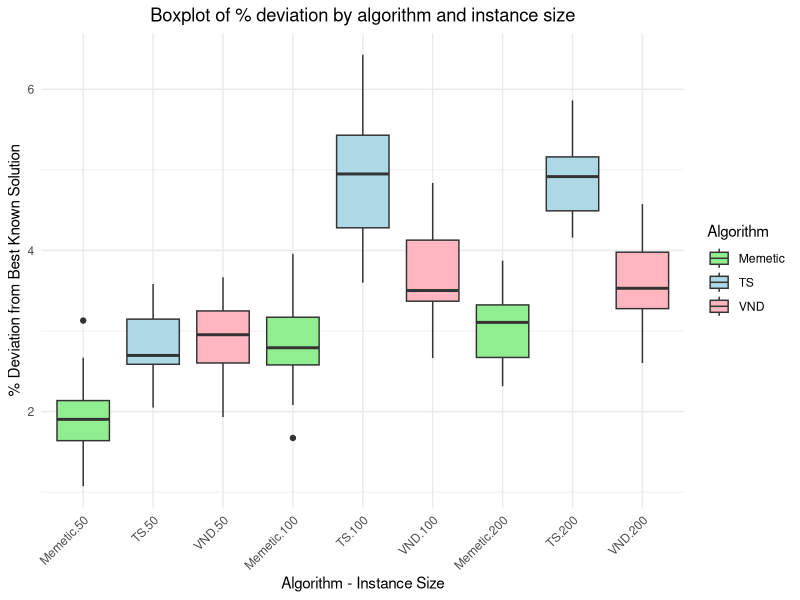

R code for this plot:
library(ggplot2)
setwd("/Users/oscar/code/c/FlowshopSLS/results/tabu/analysis/")

tabu <- read.csv("../../resultsTabu.csv")
memetic <- read.csv("../../resultsMemetic.csv")
vnd <- read.csv("../../resultsVND.csv")
tabu <- tabu[, c("n_jobs", "pct_dev")]
memetic <- memetic[, c("n_jobs", "pct_dev")]
vnd  <- vnd[, c("n_jobs", "pct_dev")]
tabu$Algorithm <- "TS"
vnd$Algorithm <- "VND"
memetic$Algorithm <- "Memetic"



data <- rbind(tabu, vnd, memetic)

ggplot(data, aes(x = interaction(Algorithm, n_jobs), y = pct_dev, fill = Algorithm)) +
  geom_boxplot() +
  labs(
    title = "Boxplot of % deviation by algorithm and instance size",
    x = "Algorithm - Instance Size",
    y = "% Deviation from Best Known Solution"
  ) +
  theme_minimal() +
  theme(
    axis.text.x = element_text(angle = 45, hjust = 1),
    plot.title = element_text(hjust = 0.5)
  ) +
  scale_fill_manual(values = c("TS" = "lightblue", "VND" = "lightpink", "Memetic" = "lightgreen"))
